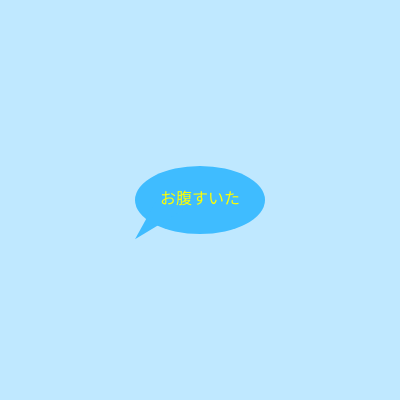
Frame 1 (no input)
Frame 60 (no input): identical to frame 1, image omitted
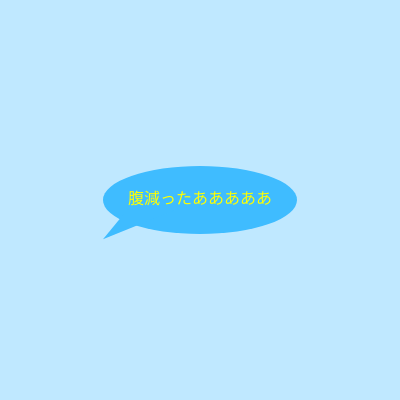
Frame 120 (the mouse pressed at the canvas centre since frame 60)

The p5.js sketch that drew these frames (run headless with seeded random() and noise() and a simulated clock; from frame 60 on, the mouse is pressed at the canvas centre):

// p5.js sketch
// ── sketch.js
// 吹き出し
function setup(){
  createCanvas(400, 400);
  background(191,232,255);
  textSize(16);
  balloon("お腹すいた", 200, 200)
}

function draw(){
  if(mouseIsPressed){
    background(191,232,255);
    balloon("腹減ったあああああ",mouseX,mouseY);
  }
}

function balloon(t, x, y){
  const w = textWidth(t); // テキストの幅
  const h = textAscent(t) + textDescent(t); // テキストの高さ
  const p = 50; // 余白の大きさ (padding)

  push();

  // BLANK[1] 吹き出しの背景を先に描く
  noStroke();
  fill(63,188,255);
  ellipse(x, y, w+p, h+p);
 
  // BLANK[2] 吹き出しの三角形を描く
  noStroke()
  fill(63,188,255)
  beginShape();
  vertex(x,y);
  vertex(x-(w+p)/3,y);
  vertex(x-(w+p)/2,y+(h + 2*p)/3);
  endShape(CLOSE); 

  // 吹き出しのテキストを次に描く
  textAlign(CENTER, CENTER);
  fill(255, 255,0);
  text(t, x , y);

 
  
  pop();
}
